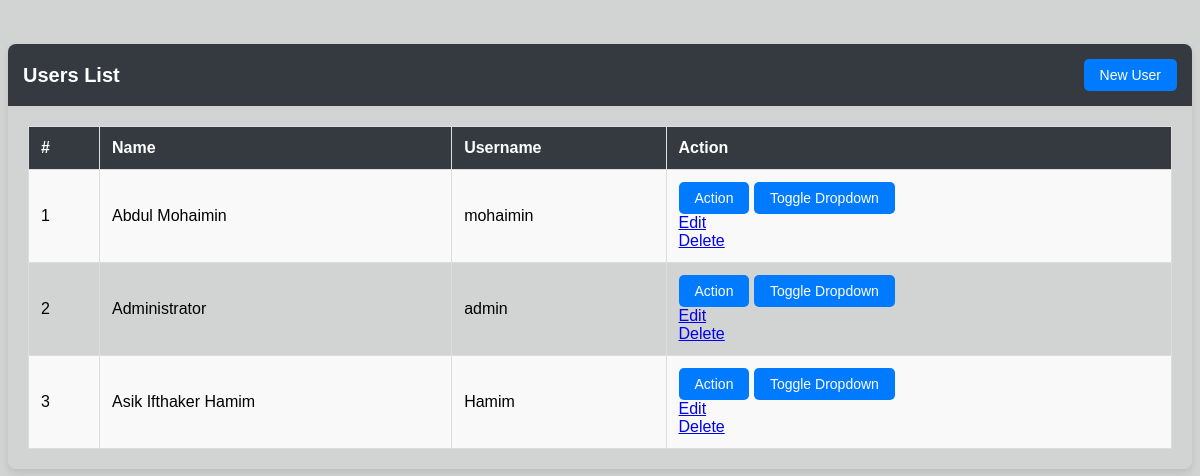
The page /users.php on the database its author committed.
### tables this page shows
CREATE TABLE `users` (
  `id` int(30) NOT NULL,
  `doctor_id` int(30) NOT NULL,
  `name` varchar(200) NOT NULL,
  `address` text NOT NULL,
  `contact` text NOT NULL,
  `username` varchar(100) NOT NULL,
  `password` varchar(200) NOT NULL,
  `type` tinyint(1) NOT NULL DEFAULT 2 COMMENT '1=admin , 2 = staff'
);

### users.php (the view, shortened to what this page needs)
<?php include('db_connect.php'); ?>
<div class="container-fluid">
    <div class="col-lg-12">
        <br />
        <br />
        <div class="card">
            <div class="card-header">
                Users List
                <button class="btn btn-primary" type="button" id="new_user">
                    <span class="fa fa-plus"></span> New User
                </button>
            </div>
            <div class="card-body">
                <table id="table" class="table table-bordered table-striped">
                    <thead>
                        <tr>
                            <th class="text-center">#</th>
                            <th class="text-center">Name</th>
                            <th class="text-center">Username</th>
                            <th class="text-center">Action</th>
                        </tr>
                    </thead>
                    <tbody>
                        <?php
                            $users = $conn->query("SELECT * FROM users order by name asc");
                            $i = 1;
                            while($row = $users->fetch_assoc()):
                        ?>
                        <tr>
                            <td class="text-center"><?php echo $i++ ?></td>
                            <td class="text-center"><?php echo $row['name'] ?></td>
                            <td class="text-center"><?php echo $row['username'] ?></td>
                            <td class="text-center">
                                <div class="btn-group">
                                    <button type="button" class="btn btn-primary">Action</button>
                                    <button type="button" class="btn btn-primary dropdown-toggle dropdown-toggle-split" data-toggle="dropdown" aria-haspopup="true" aria-expanded="false">
                                        <span class="sr-only">Toggle Dropdown</span>
                                    </button>
                                    <div class="dropdown-menu">
                                        <a class="dropdown-item edit_user" href="javascript:void(0)" data-id="<?php echo $row['id'] ?>">Edit</a>
                                        <a class="dropdown-item delete_user" href="javascript:void(0)" data-id="<?php echo $row['id'] ?>">Delete</a>
                                    </div>
                                </div>
                            </td>
                        </tr>
                        <?php endwhile; ?>
                    </tbody>
                </table>
            </div>
        </div>
    </div>
</div>

### users.php (style rules this page uses)
.card { box-shadow: 0 4px 8px rgba(0, 0, 0, 0.1); border-radius: 8px; border: none; transition: 0.3s; }
.card-header { background-color: #343a40; color: white; font-size: 20px; font-weight: bold; padding: 15px; display: flex; justify-content: space-between; align-items: center; border-top-left-radius: 8px; border-top-right-radius: 8px; }
.btn-primary { background-color: #007bff; border: none; border-radius: 5px; color: white; padding: 8px 16px; transition: background-color 0.3s ease; font-size: 14px; }
.card-body { padding: 20px; }
table { width: 100%; border-collapse: collapse; }
thead { background-color: #343a40; color: white; }
th, td { padding: 12px; text-align: left; border: 1px solid #ddd; }
tbody tr:nth-child(odd) { background-color: #f9f9f9; }

### rows shown on the page
users: name "Abdul Mohaimin", username "mohaimin"
users: name "Administrator", username "admin"
users: name "Asik Ifthaker Hamim", username "Hamim"
